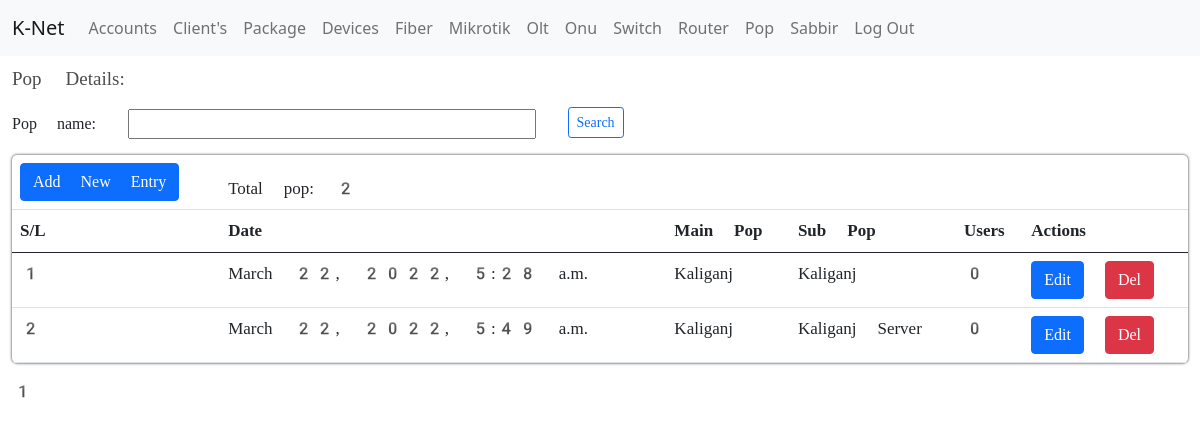
Page /inside/pop/ (signed in) on the committed database.
### apps/core/models.py (models this page shows, shortened)
class Isp_info(models.Model):
    name = models.CharField(max_length=200)
    address = models.CharField(max_length=200)
    phone = models.CharField(max_length=200)
    email = models.EmailField(max_length=200)
    website = models.URLField(max_length=200)

class Pop(models.Model):
    pop_name = models.CharField(max_length=200)
    users = models.IntegerField(default=0)
    main_pop_name = models.ForeignKey('self',
                                      on_delete=models.CASCADE,
                                      null=True,
                                      blank=True)
    date = models.DateTimeField(auto_now_add=True)
    def __str__(self):
        return self.pop_name

### apps/users/models.py (models this page shows, shortened)
class User(AbstractBaseUser):
    user_id = models.IntegerField(unique=True,)
    client = models.BooleanField(default=True)
    reseller = models.BooleanField(default=False)
    owner = models.BooleanField(default=False)
    worker = models.BooleanField(default=False)
    staff = models.BooleanField(default=False)
    admin = models.BooleanField(default=False)
    USERNAME_FIELD = 'user_id'
    REQUIRED_FIELDS = []
    object = UserManager()

### apps/clients/models.py (models this page shows, shortened)
class Clients(models.Model):
    genders = (
        ('Male', 'Male'),
        ('Female', 'Female'),
        ('Others', 'Others'),
    )
    choice_status = (('Active', 'Active'), ('Inactive', 'Inactive'))
    user = models.OneToOneField(User, on_delete=models.CASCADE)
    first_name = models.CharField(max_length=245)
    last_name = models.CharField(max_length=245)
    gender = models.CharField(max_length=245, choices=genders)
    email = models.EmailField(max_length=245)
    phone = models.CharField(max_length=11)
    nid = models.CharField(max_length=11)
    client_id = models.IntegerField(unique=True)
    ip_username = models.CharField(max_length=20,
                                   unique=True,
                                   null=True,
                                   blank=True,
                                   verbose_name='IP/Username')
    address = models.CharField(max_length=100)
    olt_details = models.ForeignKey(Olt,
                                    on_delete=models.CASCADE,
                                    null=True,
                                    blank=True)
    onu_details = models.ForeignKey(Onu,
                                    on_delete=models.CASCADE,
                                    null=True,
                                    blank=True)
    switch_details = models.ForeignKey(Switch,
                                       on_delete=models.CASCADE,
                                       null=True,
                                       blank=True)
    router_details = models.ForeignKey(Router,
                                       on_delete=models.CASCADE,
                                       null=True,
                                       blank=True)
    package_details = models.ForeignKey(Package,
                                        on_delete=models.CASCADE,
                                        null=True,
                                        blank=True)
    pop_details = models.ForeignKey(Pop,
                                    on_delete=models.CASCADE,
                                    null=True,
                                    blank=True)
    status = models.CharField(max_length=100,
                              default='Active',
                              choices=choice_status)
    paid = models.BooleanField(default=False)
    reseller = models.ForeignKey(
        Resellers, on_delete=models.CASCADE, null=True, blank=True)
    date = models.DateTimeField(auto_now_add=True)

### apps/clients/decorators.py (the view, shortened to what this page needs)
    def wrapper_func(request, *args, **kwargs):
        if request.user.admin == True:
            return view_func(request, *args, **kwargs)

### apps/core/views.py (called while the page is built)
@login_required(login_url='client-login')
@staff_roles
def popShowing(request):
    isp_info = Isp_info.objects.filter(id=1).first()
    pop = Pop.objects.all().order_by('id')
    totalpop = Pop.objects.all().count()
    filters = PopFilter(request.GET, queryset=pop)
    pop = filters.qs
    p = Paginator(pop, 50)
    n = request.GET.get('p')
    pop = p.get_page(n)
    context = {
        'isp_info': isp_info,
        'pop': pop,
        'totalpop': totalpop,
        'filters': filters
    }
    return render(request, 'core/pop/pop_show.html', context)

### apps/core/templates/core/pop/pop_show.html (shortened to what this page needs)
{% extends 'core/inside_devices.html' %}
{% block content %}
<section>
    <div class="container-fluid">
        <div class="base-title">
            <h3>Pop Details:</h3>
        </div>
        <div class="search-arera my-3">
            <form method="get">
                {{filters.form}}
                <button class="btn btn-sm btn-outline-primary" type="submit">Search</button>
            </form>
        </div>
        <div class="fiber-details-wrappers">
            <table class="table  table-hover">
                <thead>
                    <tr>
                        <td scope="col"><a class="btn btn-primary" href="{% url 'pop-add' %}">Add
                                New Entry</a></td>
                        <td colspan="6">Total pop: {{totalpop}}</td>
                    </tr>
                    <tr>
                        <th scope="col">S/L</th>
                        <th scope="col">Date</th>
                        <th scope="col">Main Pop</th>
                        <th scope="col">Sub Pop</th>
                        <th scope="col">Users</th>
                        <th scope="col">Actions</th>
                    </tr>
                </thead>
                <tbody>
                    {% for p in pop %}
                    <tr>
                        <td>{{forloop.counter}}</td>
                        <td>{{p.date}}</td>
                        {% if p.main_pop_name %}
                        <td>{{p.main_pop_name}}</td>
                        {% else %}
                        <td>{{p.pop_name}}</td>
                        {% endif %}
                        <td>{{p.pop_name}}</td>
                        <td>{{p.users}}</td>
                        <td>
                            <a class="btn btn-primary ml-1" href="{% url 'pop-update' p.id %}">Edit</a>
                            {% if request.user.admin %}
                            <a class="btn btn-danger ml-1" href="{% url 'package-del' p.id %}">Del</a>
                            {% endif %}
                        </td>
                    </tr>
                    {% endfor %}
                </tbody>
            </table>
            {{pop.number}}
        </div>
    </div>
</section>
{% endblock content %}

### apps/core/templates/core/base.html (shortened to what this page needs)
{% load static %}
<!DOCTYPE html>
<html lang="en">
<head>
  <link href="https://cdn.jsdelivr.net/npm/bootstrap@5.0.2/dist/css/bootstrap.min.css" rel="stylesheet">
  <link rel="stylesheet" href="{% static 'core/main.css' %}">
</head>
<body>
  <nav class="navbar navbar-expand-lg navbar-light bg-light">
    <div class="container-fluid">
      <a class="navbar-brand" href="{% url 'inside' %}">{{isp_info.name}}</a>
      <div class="collapse navbar-collapse" id="navbarNav">
        <ul class="navbar-nav">
          {% if request.user.owner %}
          <li class="nav-item">
            <a class="nav-link" href="{% url 'account-dashboard' %}">Accounts</a>
          </li>
          {% endif %}
          {% block navbar %}{% endblock navbar %}
          <li class="nav-item">
            <a class="nav-link" href="{% url 'user_dashboard' %}">{{request.user.clients.first_name}}</a>
          </li>
          <li class="nav-item">
            <a class="nav-link" href="{% url 'client_logout' %}">Log Out</a>
          </li>
        </ul>
      </div>
    </div>
  </nav>
  {% block content %}{% endblock content %}
</body>
</html>

### static/core/main.css (style rules this page uses)
.base-title h3 { font-size: 19px; margin-top: 1%; font-weight: 500; font-family: emoji; color: #000000b3; }
.fiber-details-wrappers { font-family: emoji; font-size: 17px; }
table { box-shadow: 0px 0px 3px 0px; border-radius: 5px; padding: 1%; }
.search-arera { font-family: emoji; }
.search-arera input { margin: 0 1%; }

### rows in the picture
Isp_info: name "K-Net"
User: user.clients.first_name "Sabbir"
Pop: date "March 22, 2022, 5:28 a.m.", pop_name "Kaliganj", users "0"
Pop: date "March 22, 2022, 5:49 a.m.", main_pop_name "Kaliganj", pop_name "Kaliganj Server", users "0"

### other values in the picture
{{ totalpop }} "2"
{{ pop.number }} "1"
